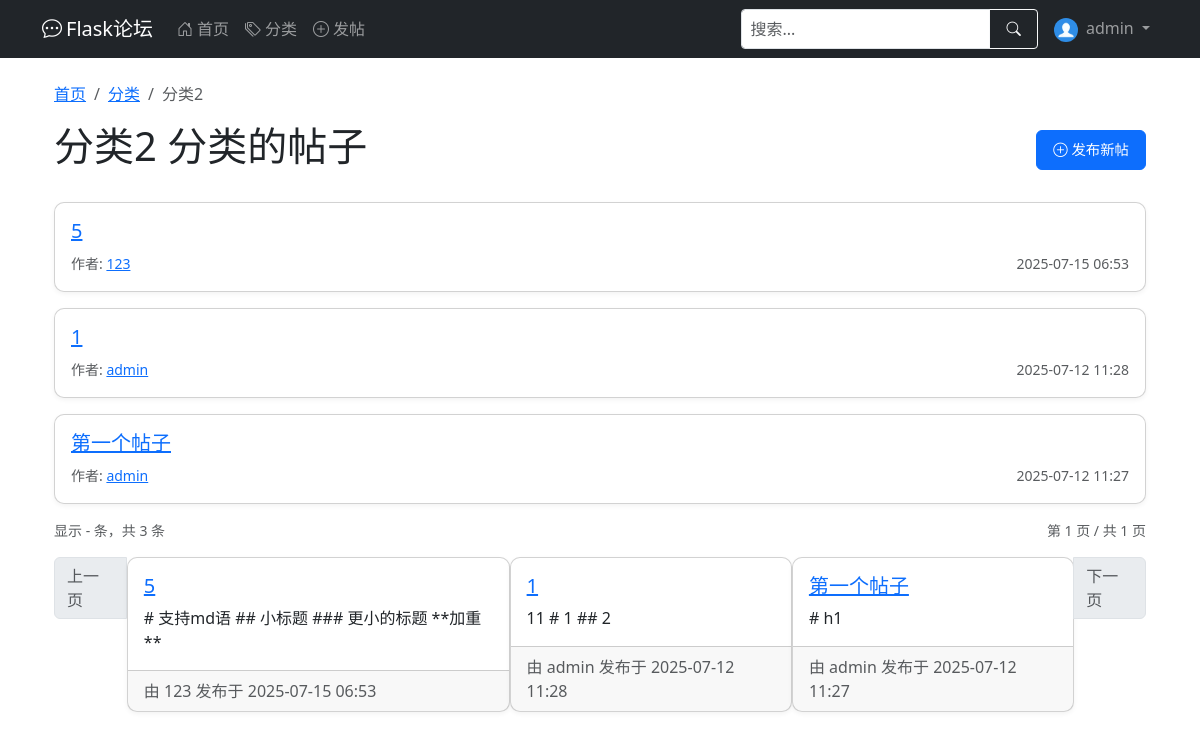
The app's page /category/6 (signed in) with its own data.
### app/models.py (models this page shows, shortened)
class User(UserMixin, db.Model):
    __tablename__ = 'user'
    id = db.Column(db.Integer, primary_key=True)
    username = db.Column(db.String(64), index=True, unique=True, nullable=False)
    email = db.Column(db.String(120), index=True, unique=True, nullable=False)
    password_hash = db.Column(db.String(128), nullable=False)
    created_at = db.Column(db.DateTime, default=datetime.utcnow)
    last_seen = db.Column(db.DateTime, default=datetime.utcnow)
    about_me = db.Column(db.Text)
    avatar = db.Column(db.String(120), default='default.jpg')  # 头像
    permissions = db.Column(db.Integer, default=Permissions.USER)
    posts = db.relationship('Post', backref='author', lazy='dynamic')  # 在Post处能查到作者，用法：Post.author
    def avatar_url(self):
        return url_for('static', filename=f'profile_pics/{self.avatar}', _external=True)

class Category(db.Model):
    __tablename__ = 'category'
    id = db.Column(db.Integer, primary_key=True)
    name = db.Column(db.String(50), unique=True, nullable=False)
    posts = db.relationship('Post', backref='category', lazy=True)  # 从Post里能查到分类,Post.category

class Post(db.Model):
    __tablename__ = 'post'
    id = db.Column(db.Integer, primary_key=True)
    title = db.Column(db.String(100), nullable=False)
    content = db.Column(db.Text, nullable=False)
    created_at = db.Column(db.DateTime, default=datetime.utcnow)
    last_updated = db.Column(db.DateTime, default=datetime.utcnow, onupdate=datetime.utcnow)
    views = db.Column(db.Integer, default=0)  # 浏览量
    user_id = db.Column(db.Integer, db.ForeignKey('user.id'), nullable=False)  # 对应user.id
    category_id = db.Column(db.Integer, db.ForeignKey('category.id'))  # 对应category.id
    comments = db.relationship('Comment', backref='post', lazy='select')  # post.comment查到所有评论
    _comment_count = db.Column('comment_count', db.Integer, default=0)
    @property
    def comment_count(self):
        return self._comment_count
    @comment_count.setter
    def comment_count(self, value):
        self._comment_count = value

### app/routes.py (the view)
@main.route('/category/<int:category_id>')
def category_posts(category_id):
    category = Category.query.get_or_404(category_id)
    page = request.args.get('page', 1, type=int)
    per_page = current_app.config.get('POSTS_PER_PAGE', 10)
    query = base_posts_query().filter(Post.category_id == category.id)
    query = query.order_by(Post.created_at.desc())
    pagination = query.paginate(page=page, per_page=per_page)
    posts = create_posts_with_comment_count(pagination=pagination, category=category)
    return render_template('category_posts.html', category=category, posts=posts)

### app/models.py (called while the page is built)
@login_manager.user_loader
def load_user(user_id):
    return User.query.get(int(user_id))

### app/utils.py (called while the page is built)
def create_posts_with_comment_count(pagination, category=None):
    posts = []
    for post, comment_count_val in pagination.items:
        new_post = Post(
            id=post.id,
            title=post.title,
            content=post.content,
            created_at=post.created_at,
            last_updated=post.last_updated,
            views=post.views,
            user_id=post.user_id,
            category_id=post.category_id,
            _comment_count=comment_count_val,
            author=post.author
        )
        new_post.category = category or post.category
        posts.append(new_post)
    return CustomPagination(
        items=posts,
        page=pagination.page,
        per_page=pagination.per_page,
        total=pagination.total
    )

def base_posts_query():
    comment_count = db.session.query(
        Comment.post_id,
        func.count(Comment.id).label('comment_count')
    ).group_by(Comment.post_id).subquery()  # 修正位置
    return db.session.query(
        Post,
        func.coalesce(comment_count.c.comment_count, 0).label('comment_count')
    ).outerjoin(
        comment_count, Post.id == comment_count.c.post_id
    ).options(
        joinedload(Post.author),
        joinedload(Post.category)
    )

### app/templates/category_posts.html (shortened to what this page needs)
{% extends "base.html" %}
{% import "_pagination.html" as pagination %}
{% block content %}
<div class="container mt-4">
    <nav aria-label="breadcrumb">
        <ol class="breadcrumb">
            <li class="breadcrumb-item"><a href="{{ url_for('main.index') }}">首页</a></li>
            <li class="breadcrumb-item"><a href="{{ url_for('main.list_categories') }}">分类</a></li>
            <li class="breadcrumb-item active" aria-current="page">{{ category.name }}</li>
        </ol>
    </nav>
    <div class="d-flex justify-content-between align-items-center mb-4">
        <h1>{{ category.name }} 分类的帖子</h1>
        {% if current_user.is_authenticated %}
        <a href="{{ url_for('main.create_post') }}" class="btn btn-primary">
            <i class="bi bi-plus-circle"></i> 发布新帖
        </a>
        {% endif %}
    </div>
    {% if posts.items %}
    {% for post in posts.items %}
    <div class="card mb-3">
        <div class="card-body">
            <h5 class="card-title">
                <a href="{{ url_for('main.post_detail', post_id=post.id) }}">
                    {{ post.title }}
                </a>
            </h5>
            <div class="d-flex justify-content-between">
                <div>
                    <small class="text-muted">
                        作者: <a href="{{ url_for('main.user_profile', username=post.author.username) }}">
                        {{ post.author.username }}
                    </a>
                    </small>
                </div>
                <div>
                    <small class="text-muted">
                        {{ post.created_at.strftime('%Y-%m-%d %H:%M') }}
                    </small>
                </div>
            </div>
        </div>
    </div>
    {% endfor %}
    <div class="d-flex justify-content-between align-items-center mb-3">
        <small class="text-muted">
            显示 {{ posts.first }} - {{ posts.last }} 条，共 {{ posts.total }} 条
        </small>
        <small class="text-muted">
            第 {{ posts.page }} 页 / 共 {{ posts.pages }} 页
        </small>
    </div>
    <nav aria-label="Page navigation">
        <ul class="pagination justify-content-center">
            <li class="page-item {% if not posts.has_prev %}disabled{% endif %}">
                <a class="page-link"
                   href="{{ url_for('main.category_posts', category_id=category.id, page=posts.prev_num) }}">
                    上一页
                </a>
            </li>
            {% for post in posts.items %}
            <div class="card mb-3">
                <div class="card-body">
                    <h5 class="card-title">
                        <a href="{{ url_for('main.post_detail', post_id=post.id) }}">
                            {{ post.title }}
                        </a>
                    </h5>
                    <p class="card-text">{{ post.content|truncate(200) }}</p>
                </div>
                <div class="card-footer text-muted">
                    由 {{ post.author.username }} 发布于 {{ post.created_at.strftime('%Y-%m-%d %H:%M') }}
                </div>
            </div>
            {% endfor %}
            <li class="page-item {% if not posts.has_next %}disabled{% endif %}">
                <a class="page-link"
                   href="{{ url_for('main.category_posts', category_id=category.id, page=posts.next_num) }}">
                    下一页
                </a>
            </li>
        </ul>
    </nav>
    {% else %}
    <div class="alert alert-info">
        该分类下还没有帖子
    </div>
    {% endif %}
</div>
{% endblock %}

### app/templates/base.html (shortened to what this page needs)
<!DOCTYPE html>
<html lang="zh" data-bs-theme="auto">
<head>
    <link href="/static/css/bootstrap.min.css" rel="stylesheet">
    <link rel="stylesheet" href="/static/css/bootstrap-icons.css">
</head>
<body>
<nav class="navbar navbar-expand-lg navbar-dark bg-dark desktop-nav">
    <div class="container">
        <a class="navbar-brand" href="{{ url_for('main.index') }}">
            <i class="bi bi-chat-dots me-1"></i>Flask论坛
        </a>
        <div class="collapse navbar-collapse" id="mainNavbar">
            <ul class="navbar-nav me-auto">
                <li class="nav-item">
                    <a class="nav-link" href="{{ url_for('main.index') }}">
                        <i class="bi bi-house-door me-1"></i>首页
                    </a>
                </li>
                <li class="nav-item">
                    <a class="nav-link" href="{{ url_for('main.list_categories') }}">
                        <i class="bi bi-tags me-1"></i>分类
                    </a>
                </li>
                <li class="nav-item">
                    <a class="nav-link" href="{{ url_for('main.create_post') }}">
                        <i class="bi bi-plus-circle me-1"></i>发帖
                    </a>
                </li>
            </ul>
            <form class="d-flex me-2 my-2 my-lg-0" action="{{ url_for('main.index') }}" method="get">
                <div class="input-group">
                    <input type="search" name="q" class="form-control form-control-sm" placeholder="搜索..."
                           aria-label="搜索" value="{{ request.args.get('q', '') }}">
                    <button class="btn btn-outline-light btn-sm" type="submit">
                        <i class="bi bi-search"></i>
                    </button>
                </div>
            </form>
            <ul class="navbar-nav">
                {% if current_user.is_authenticated %}
                <li class="nav-item dropdown">
                    <a class="nav-link dropdown-toggle" href="#" id="userDropdown" role="button"
                       data-bs-toggle="dropdown" aria-expanded="false">
                        <img src="{{ current_user.avatar_url() }}" class="rounded-circle me-1" width="24" height="24"
                             alt="头像">
                        {{ current_user.username }}
                    </a>
                </li>
                {% endif %}
            </ul>
        </div>
    </div>
</nav>
<main class="container mt-3 mb-5">
    {% block content %}{% endblock %}
</main>
</body>
</html>

### app/templates/base.html (style rules this page uses)
:root { --mobile-nav-height: 56px; }
@media (min-width: 769px) { .desktop-nav { display: block; } }
input, textarea, select { font-size: 16px !important; }
.card { margin-bottom: 15px; border-radius: 10px; box-shadow: 0 2px 5px rgba(0,0,0,0.05); }
.btn { padding: 8px 16px; font-size: 0.9rem; }

### records on screen
User: avatar_url (placeholder picture), username "admin"
Category: name "分类2"
Post: title "5", author.username "123", created_at "2025-07-15 06:53", content "# 支持md语 ## 小标题 ### 更小的标题 **加重**"
Post: title "1", author.username "admin", created_at "2025-07-12 11:28", content "11 # 1 ## 2"
Post: title "第一个帖子", author.username "admin", created_at "2025-07-12 11:27", content "# h1"

### other values on screen
{{ posts.total }} "3"
{{ posts.page }} "1"
{{ posts.pages }} "1"
